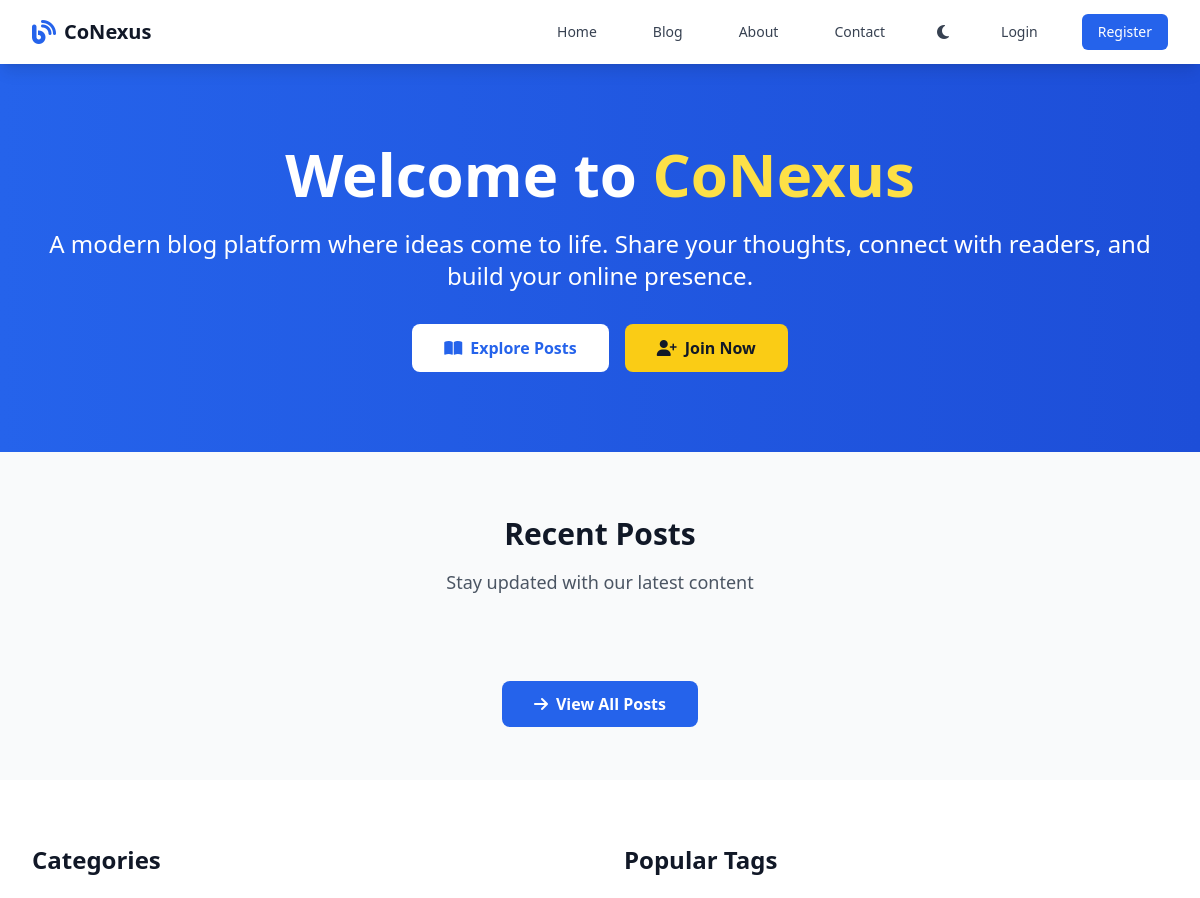
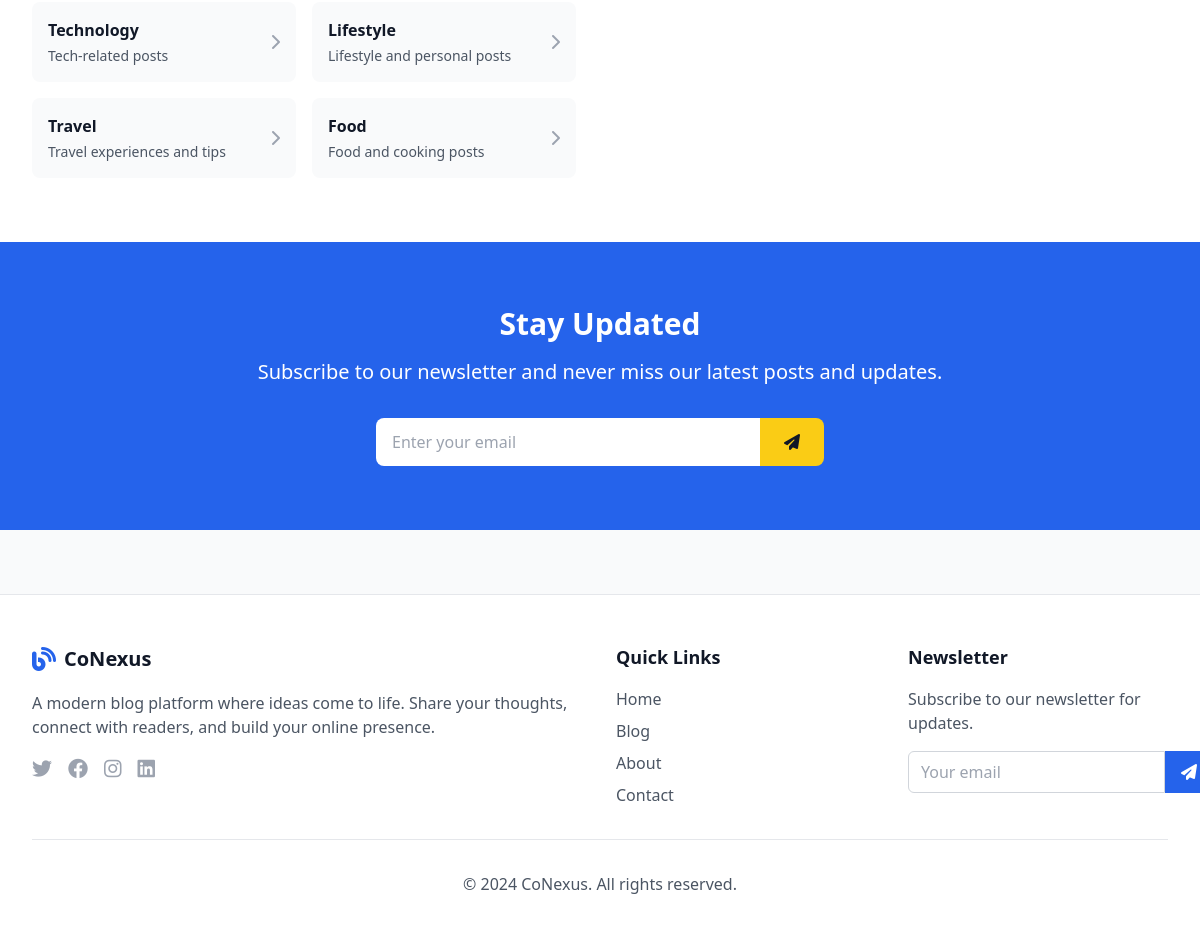
The page / on the database its author committed (2 pictures, top to bottom).
### app.py (models this page shows)
class Category(db.Model):
    id = db.Column(db.Integer, primary_key=True)
    name = db.Column(db.String(50), unique=True, nullable=False)
    description = db.Column(db.Text)
    posts = db.relationship('Post', backref='category', lazy=True)

### app.py (the view)
@app.route('/')
def home():
    featured_posts = Post.query.filter_by(is_featured=True, is_published=True).order_by(Post.created_at.desc()).limit(3).all()
    recent_posts = Post.query.filter_by(is_published=True).order_by(Post.created_at.desc()).limit(6).all()
    categories = Category.query.all()
    tags = Tag.query.all()
    return render_template('home.html', featured_posts=featured_posts, recent_posts=recent_posts, categories=categories, tags=tags)

### templates/home.html (shortened to what this page needs)
{% extends "base.html" %}
{% block content %}
<section class="bg-gradient-to-r from-primary-600 to-primary-700 text-white py-20">
    <div class="max-w-7xl mx-auto px-4 sm:px-6 lg:px-8">
        <div class="text-center">
            <h1 class="text-4xl md:text-6xl font-bold mb-6 fade-in">
                Welcome to <span class="text-yellow-300">CoNexus</span>
            </h1>
            <p class="text-xl md:text-2xl mb-8 text-primary-100 fade-in">
                A modern blog platform where ideas come to life. Share your thoughts, connect with readers, and build your online presence.
            </p>
            <div class="flex flex-col sm:flex-row gap-4 justify-center fade-in">
                <a href="{{ url_for('blog') }}" class="bg-white text-primary-600 hover:bg-gray-100 px-8 py-3 rounded-lg font-semibold transition-colors">
                    <i class="fas fa-book-open mr-2"></i>Explore Posts
                </a>
                {% if not current_user.is_authenticated %}
                    <a href="{{ url_for('register') }}" class="bg-yellow-400 text-gray-900 hover:bg-yellow-300 px-8 py-3 rounded-lg font-semibold transition-colors">
                        <i class="fas fa-user-plus mr-2"></i>Join Now
                    </a>
                {% endif %}
            </div>
        </div>
    </div>
</section>
<section class="py-16 bg-gray-50 dark:bg-gray-900">
    <div class="max-w-7xl mx-auto px-4 sm:px-6 lg:px-8">
        <div class="text-center mb-12">
            <h2 class="text-3xl font-bold text-gray-900 dark:text-white mb-4">Recent Posts</h2>
            <p class="text-lg text-gray-600 dark:text-gray-400">Stay updated with our latest content</p>
        </div>
        <div class="text-center mt-12">
            <a href="{{ url_for('blog') }}" class="bg-primary-600 hover:bg-primary-700 text-white px-8 py-3 rounded-lg font-semibold transition-colors">
                <i class="fas fa-arrow-right mr-2"></i>View All Posts
            </a>
        </div>
    </div>
</section>
<section class="py-16 bg-white dark:bg-gray-800">
    <div class="max-w-7xl mx-auto px-4 sm:px-6 lg:px-8">
        <div class="grid grid-cols-1 lg:grid-cols-2 gap-12">
            <div class="fade-in">
                <h3 class="text-2xl font-bold text-gray-900 dark:text-white mb-6">Categories</h3>
                <div class="grid grid-cols-1 sm:grid-cols-2 gap-4">
                    {% for category in categories %}
                    <a href="{{ url_for('blog', category=category.id) }}" class="bg-gray-50 dark:bg-gray-700 p-4 rounded-lg hover:bg-primary-50 dark:hover:bg-primary-900 transition-colors group">
                        <div class="flex items-center justify-between">
                            <div>
                                <h4 class="font-semibold text-gray-900 dark:text-white group-hover:text-primary-600 dark:group-hover:text-primary-400 transition-colors">
                                    {{ category.name }}
                                </h4>
                                {% if category.description %}
                                <p class="text-sm text-gray-600 dark:text-gray-400 mt-1">{{ category.description }}</p>
                                {% endif %}
                            </div>
                            <i class="fas fa-chevron-right text-gray-400 group-hover:text-primary-600 dark:group-hover:text-primary-400 transition-colors"></i>
                        </div>
                    </a>
                    {% endfor %}
                </div>
            </div>
            <div class="fade-in">
                <h3 class="text-2xl font-bold text-gray-900 dark:text-white mb-6">Popular Tags</h3>
            </div>
        </div>
    </div>
</section>
<section class="py-16 bg-primary-600 text-white">
    <div class="max-w-4xl mx-auto px-4 sm:px-6 lg:px-8 text-center">
        <h2 class="text-3xl font-bold mb-4">Stay Updated</h2>
        <p class="text-xl text-primary-100 mb-8">Subscribe to our newsletter and never miss our latest posts and updates.</p>
        <form id="newsletter-form" class="max-w-md mx-auto flex">
            <input type="email" id="newsletter-email" placeholder="Enter your email" required
                   class="flex-1 px-4 py-3 rounded-l-lg focus:outline-none focus:ring-2 focus:ring-white text-gray-900">
            <button type="submit" class="bg-yellow-400 hover:bg-yellow-300 text-gray-900 px-6 py-3 rounded-r-lg font-semibold transition-colors">
                <i class="fas fa-paper-plane"></i>
            </button>
        </form>
    </div>
</section>
{% endblock %}

### templates/base.html (style rules this page uses)
.dark-mode-transition { transition: background-color 0.3s ease, color 0.3s ease; }
.fade-in { animation: fadeIn 0.5s ease-in; }

### rows shown on the page
Category: name "Technology", description "Tech-related posts"
Category: name "Lifestyle", description "Lifestyle and personal posts"
Category: name "Travel", description "Travel experiences and tips"
Category: name "Food", description "Food and cooking posts"
